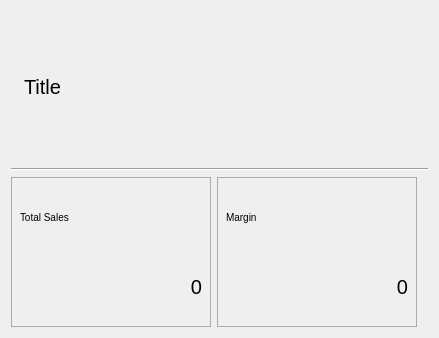
<?xml version="1.0" encoding="UTF-8"?>
<ui version="4.0">
 <class>SalesWidget</class>
 <widget class="QWidget" name="SalesWidget">
  <property name="geometry">
   <rect>
    <x>0</x>
    <y>0</y>
    <width>439</width>
    <height>338</height>
   </rect>
  </property>
  <property name="windowTitle">
   <string>Form</string>
  </property>
  <layout class="QVBoxLayout" name="verticalLayout">
   <item>
    <layout class="QHBoxLayout" name="horizontalLayout">
     <item>
      <widget class="QLabel" name="label">
       <property name="text">
        <string/>
       </property>
       <property name="pixmap">
        <pixmap resource="../../sultan/sultan.qrc">:/images/icon_32.png</pixmap>
       </property>
      </widget>
     </item>
     <item>
      <widget class="QLabel" name="labelTitle">
       <property name="sizePolicy">
        <sizepolicy hsizetype="Expanding" vsizetype="Preferred">
         <horstretch>0</horstretch>
         <verstretch>0</verstretch>
        </sizepolicy>
       </property>
       <property name="styleSheet">
        <string notr="true">font-size: 20px;</string>
       </property>
       <property name="text">
        <string>Title</string>
       </property>
      </widget>
     </item>
    </layout>
   </item>
   <item>
    <widget class="Line" name="line">
     <property name="orientation">
      <enum>Qt::Horizontal</enum>
     </property>
    </widget>
   </item>
   <item>
    <layout class="QHBoxLayout" name="horizontalLayout_2">
     <item>
      <widget class="QWidget" name="widget" native="true">
       <property name="minimumSize">
        <size>
         <width>200</width>
         <height>0</height>
        </size>
       </property>
       <property name="styleSheet">
        <string notr="true">border: 1px solid #ababab;</string>
       </property>
       <layout class="QVBoxLayout" name="verticalLayout_2">
        <item>
         <widget class="QLabel" name="label_2">
          <property name="styleSheet">
           <string notr="true">font-size: 10px; border: none;</string>
          </property>
          <property name="text">
           <string>Total Sales</string>
          </property>
         </widget>
        </item>
        <item>
         <widget class="QLabel" name="labelSales">
          <property name="styleSheet">
           <string notr="true">font-size: 20px;border: none;</string>
          </property>
          <property name="text">
           <string>0</string>
          </property>
          <property name="alignment">
           <set>Qt::AlignRight|Qt::AlignTrailing|Qt::AlignVCenter</set>
          </property>
          <property name="margin">
           <number>5</number>
          </property>
         </widget>
        </item>
       </layout>
      </widget>
     </item>
     <item>
      <widget class="QWidget" name="widget_2" native="true">
       <property name="minimumSize">
        <size>
         <width>200</width>
         <height>0</height>
        </size>
       </property>
       <property name="styleSheet">
        <string notr="true">border: 1px solid #ababab;</string>
       </property>
       <layout class="QVBoxLayout" name="verticalLayout_3">
        <item>
         <widget class="QLabel" name="label_4">
          <property name="styleSheet">
           <string notr="true">font-size: 10px;border: none;</string>
          </property>
          <property name="text">
           <string>Margin</string>
          </property>
         </widget>
        </item>
        <item>
         <widget class="QLabel" name="labelMargin">
          <property name="styleSheet">
           <string notr="true">font-size: 20px;border: none;</string>
          </property>
          <property name="text">
           <string>0</string>
          </property>
          <property name="alignment">
           <set>Qt::AlignRight|Qt::AlignTrailing|Qt::AlignVCenter</set>
          </property>
          <property name="margin">
           <number>5</number>
          </property>
         </widget>
        </item>
       </layout>
      </widget>
     </item>
     <item>
      <spacer name="horizontalSpacer">
       <property name="orientation">
        <enum>Qt::Horizontal</enum>
       </property>
       <property name="sizeHint" stdset="0">
        <size>
         <width>40</width>
         <height>20</height>
        </size>
       </property>
      </spacer>
     </item>
    </layout>
   </item>
  </layout>
 </widget>
 <resources>
  <include location="../../sultan/sultan.qrc"/>
 </resources>
 <connections/>
</ui>
